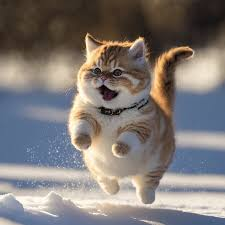
#> input picture yongwon/새 폴더/catt.jpg, 225 x 225 px
$ jupyter execute trackbar.ipynb
#> lines starting #> are read from the running program, lines starting #| are printed output that depends on the picture
[cell 1]
import cv2
import numpy as np

def callBack(Value): ##이벤트함수 : 뭔가 일어날 때마다) 버튼 같은 거 누를 때마다 변화를 줘야할 때 콜백함수 사용
    pass #아무일도 하지마 : 왜썼나...? 콜백함수를 무조건 쓰라고헀으니까...

img_path = 'catt.jpg'
img = cv2.imread(img_path)
#> img is the input picture: shape (225, 225, 3); mean B, G, R 118.2, 120.8, 127
img_gray = cv2.cvtColor(img, cv2.COLOR_BGR2GRAY)
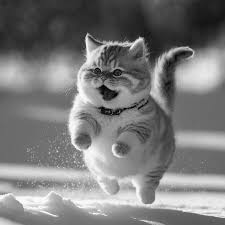
#> img_gray: shape (225, 225); min 1, max 255, mean 122.4
img_blur = cv2.GaussianBlur(img_gray,(5,5),1)
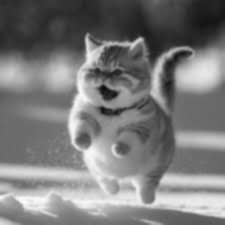
#> img_blur: shape (225, 225); min 12, max 250, mean 122.4

cv2.namedWindow("Slider")
cv2.createTrackbar("high_t","Slider",10,255,callBack)

while True :
    high_t = cv2.getTrackbarPos("high_t","Slider") # 매 프레임마다 체크하기
    img_canny = cv2.Canny(img_blur, 10,high_t )
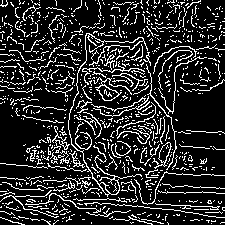
#> img_canny: shape (225, 225); 17.1% white in thin lines or dots

    cv2.imshow("Cat",img_canny)
    # cv2.imshow("gray",img_gray)
    # cv2.imshow("Blur",img_blur)
    if cv2.waitKey(10)& 0xff == ord('q'):
#> (key q is pressed here)
        break


cv2.destroyAllWindows()

[cell 2]
img_path = 'catt.jpg'
img = cv2.imread(img_path)
img_gray = cv2.cvtColor(img, cv2.COLOR_BGR2GRAY)
img_blur = cv2.GaussianBlur(img_gray,(5,5),1)

cv2.namedWindow("Slider")
cv2.createTrackbar("high_t","Slider",10,255,callBack)

while True :
    high_t = cv2.getTrackbarPos("high_t","Slider")
    img_blur = cv2.GaussianBlur(img_gray,(5,5),high_t)

    cv2.imshow("Cat",img_blur)
    # cv2.imshow("gray",img_gray)
    # cv2.imshow("Blur",img_blur)
    if cv2.waitKey(10)& 0xff == ord('q'):
#> (key q is pressed here)
        break


cv2.destroyAllWindows()

$ run again, with yongwon/새 폴더/dog.jpg copied over yongwon/새 폴더/catt.jpg
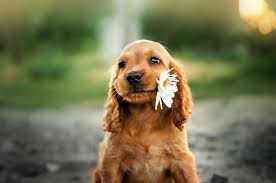
#> input picture yongwon/새 폴더/dog.jpg, 276 x 183 px
#> img is the input picture: shape (183, 276, 3); mean B, G, R 80.9, 114.7, 118.6
#> `img_canny = cv2.Canny(img_blur, 10,high_t )`:
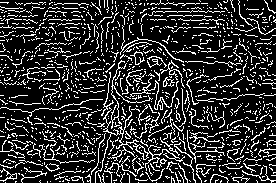
#> img_canny: shape (183, 276); 19% white in thin lines or dots
#> `img_blur = cv2.GaussianBlur(img_gray,(5,5),high_t)`:
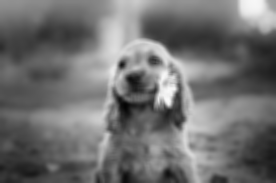
#> img_blur: shape (183, 276); min 3, max 249, mean 112.1

$ run again, with yongwon/새 폴더/eye0.jpg copied over yongwon/새 폴더/catt.jpg
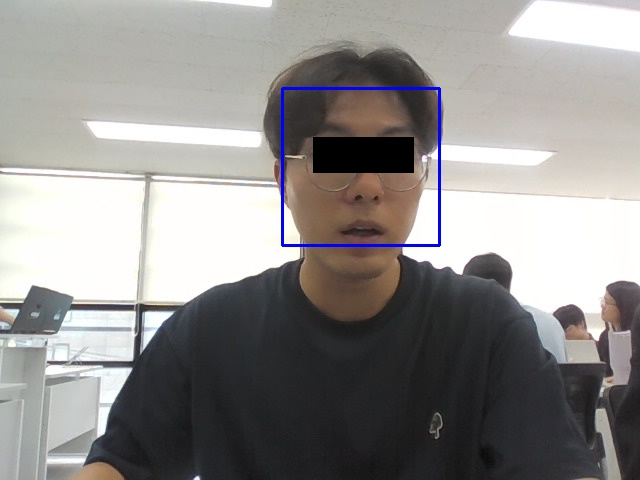
#> input picture yongwon/새 폴더/eye0.jpg, 640 x 480 px
#> img is the input picture: shape (480, 640, 3); mean B, G, R 140.9, 142.4, 144.7
#> `img_canny = cv2.Canny(img_blur, 10,high_t )`:
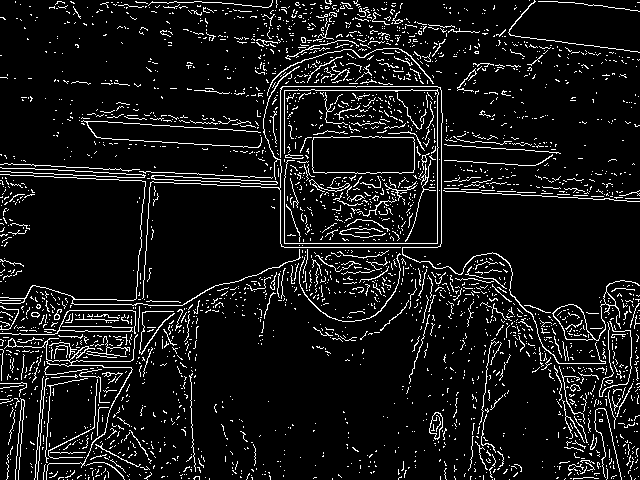
#> img_canny: shape (480, 640); 8.5% white in thin lines or dots
#> `img_blur = cv2.GaussianBlur(img_gray,(5,5),high_t)`:
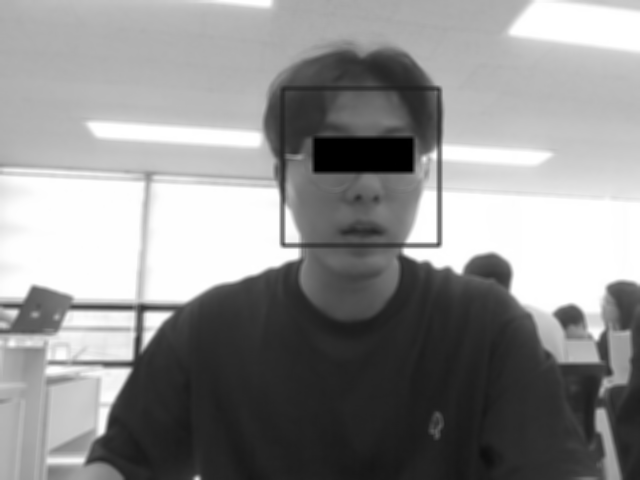
#> img_blur: shape (480, 640); min 0, max 255, mean 142.9
